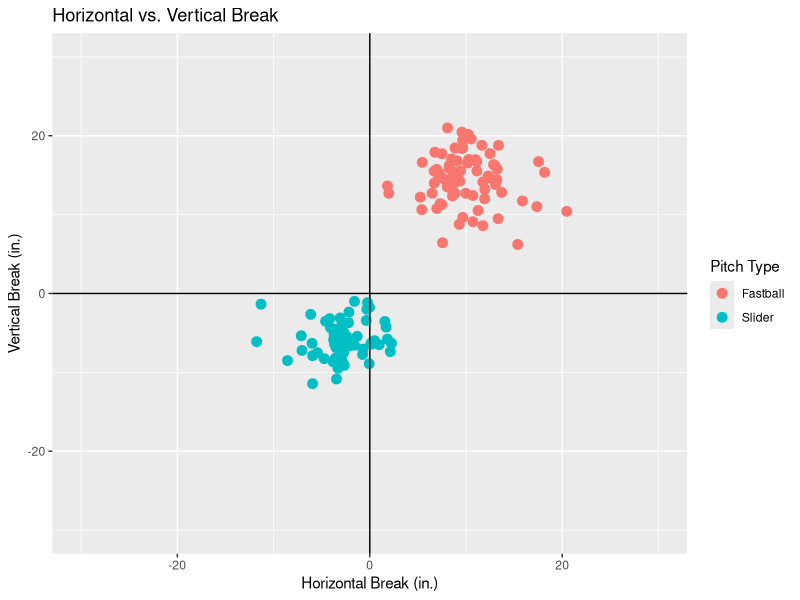
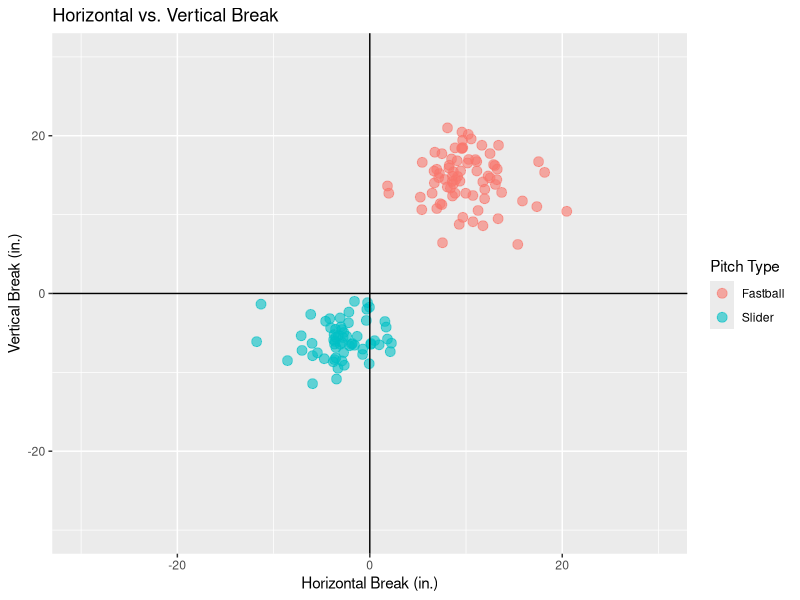

Write R code to recreate these figures, in order.
## ---- chunk 1
knitr::opts_chunk$set(echo = TRUE)
## ---- chunk 2

library(dplyr)
library(ggplot2)
library(knitr)
library(kableExtra)
library(gridExtra)

dat <- read.csv("sample.csv")

## ---- chunk 3

# Editing pitch types
dat1 <- dat %>% 
  mutate(PitchType = case_when(InducedVertBreak < 0 ~ "Slider",
                               RelSpeed > 88 ~ "Fastball",
                              TRUE ~ "Changeup"))

ggplot(dat1, aes(x = HorzBreak, y = InducedVertBreak, 
                 color = PitchType)) +
  geom_point(size = 3) +
  geom_hline(yintercept = 0, color='black') +
  geom_vline(xintercept = 0, color='black') +
  xlim(-30,30) +
  ylim(-30,30) +
  labs(
    title = "Horizontal vs. Vertical Break",
    x = "Horizontal Break (in.)",
    y = "Vertical Break (in.)",
    color = "Pitch Type"
  )

## ---- chunk 4

PitchTypes <- dat1 %>%
  filter(BatterSide == "Left") %>% 
  group_by(PitchType) %>%
  summarize(count = n(),
            Strike_count = sum(PitchCall %in% c("StrikeCalled", "StrikeSwinging",
                                                "InPlay", "FoulBallNotFieldable",
                                                "FoulBallFieldable", "Undefined"))) %>% 
  mutate(Usage = paste(round((count / sum(count) * 100), 0), "%"),
         Strike_pct = paste(round((Strike_count / count * 100), 0), "%"))

PitchTypes %>%
  select(PitchType, Usage, Strike_pct) %>%
  kable(format = "latex", digits = 1, col.names = c("Pitch Type",
                                                    "Usage", "Strike %")) %>%
  kable_styling(bootstrap_options = "striped", full_width = FALSE, latex_options = "hold_position")

## ---- chunk 5

PitchTypes <- dat1 %>%
  filter(BatterSide == "Right") %>% 
  group_by(PitchType) %>%
  summarize(count = n(),
            Strike_count = sum(PitchCall %in% c("StrikeCalled", "StrikeSwinging",
                                                "InPlay", "FoulBallNotFieldable",
                                                "FoulBallFieldable", "Undefined"))) %>% 
  mutate(Usage = paste(round((count / sum(count) * 100), 0), "%"),
         Strike_pct = paste(round((Strike_count / count * 100), 0), "%"))

PitchTypes %>%
  select(PitchType, Usage, Strike_pct) %>%
  kable(format = "latex", digits = 1, col.names = c("Pitch Type",
                                                    "Usage", "Strike %")) %>%
  kable_styling(bootstrap_options = "striped", full_width = FALSE, latex_options = "hold_position")

## ---- chunk 6

PitchTypes <- dat1 %>%
  filter(BatterSide == "Left",
         Strikes == 2) %>% 
  group_by(PitchType) %>%
  summarize(count = n(),
            Strike_count = sum(PitchCall %in% c("StrikeCalled", "StrikeSwinging",
                                                "InPlay", "FoulBallNotFieldable",
                                                "FoulBallFieldable", "Undefined"))) %>% 
  mutate(Usage = paste(round((count / sum(count) * 100), 0), "%"),
         Strike_pct = paste(round((Strike_count / count * 100), 0), "%"))

PitchTypes %>%
  select(PitchType, Usage) %>%
  kable(format = "latex", digits = 1, col.names = c("Pitch Type",
                                                    "Usage")) %>%
  kable_styling(bootstrap_options = "striped", full_width = FALSE, latex_options = "hold_position")

## ---- chunk 7

PitchTypes <- dat1 %>%
  filter(BatterSide == "Right",
         Strikes == 2) %>% 
  group_by(PitchType) %>%
  summarize(count = n(),
            Strike_count = sum(PitchCall %in% c("StrikeCalled", "StrikeSwinging",
                                                "InPlay", "FoulBallNotFieldable",
                                                "FoulBallFieldable", "Undefined"))) %>% 
  mutate(Usage = paste(round((count / sum(count) * 100), 0), "%"),
         Strike_pct = paste(round((Strike_count / count * 100), 0), "%"))

PitchTypes %>%
  select(PitchType, Usage) %>%
  kable(format = "latex", digits = 1, col.names = c("Pitch Type",
                                                    "Usage")) %>%
  kable_styling(bootstrap_options = "striped", full_width = FALSE, latex_options = "hold_position")

## ---- chunk 8

PitchTypes <- dat1 %>%
  filter(BatterSide == "Left",
         Strikes == 0,
         Balls == 0) %>% 
  group_by(PitchType) %>%
  summarize(count = n(),
            Strike_count = sum(PitchCall %in% c("StrikeCalled", "StrikeSwinging",
                                                "InPlay", "FoulBallNotFieldable",
                                                "FoulBallFieldable", "Undefined"))) %>% 
  mutate(Usage = paste(round((count / sum(count) * 100), 0), "%"),
         Strike_pct = paste(round((Strike_count / count * 100), 0), "%"))

PitchTypes %>%
  select(PitchType, Usage) %>%
  kable(format = "latex", digits = 1, col.names = c("Pitch Type",
                                                    "Usage")) %>%
  kable_styling(bootstrap_options = "striped", full_width = FALSE, latex_options = "hold_position")

## ---- chunk 9

PitchTypes <- dat1 %>%
  filter(BatterSide == "Right",
         Strikes == 0,
         Balls == 0) %>% 
  group_by(PitchType) %>%
  summarize(count = n(),
            Strike_count = sum(PitchCall %in% c("StrikeCalled", "StrikeSwinging",
                                                "InPlay", "FoulBallNotFieldable",
                                                "FoulBallFieldable", "Undefined"))) %>% 
  mutate(Usage = paste(round((count / sum(count) * 100), 0), "%"),
         Strike_pct = paste(round((Strike_count / count * 100), 0), "%"))

PitchTypes %>%
  select(PitchType, Usage) %>%
  kable(format = "latex", digits = 1, col.names = c("Pitch Type",
                                                    "Usage")) %>%
  kable_styling(bootstrap_options = "striped", full_width = FALSE, latex_options = "hold_position")

## ---- chunk 10

PitchTypes <- dat1 %>%
  group_by(PitchType) %>%
  summarize(Velo_Range = paste(round(min(RelSpeed), 0), round(max(RelSpeed), 0), sep = ' - '),
            Avg_Velo = mean(RelSpeed),
            Avg_Spin = round(mean(SpinRate), 0),
            count = n(),
            Strike_count = sum(PitchCall %in% c("StrikeCalled", "StrikeSwinging",
                                                "InPlay", "FoulBallNotFieldable",
                                                "FoulBallFieldable", "Undefined"))) %>% 
  mutate(Usage = paste(round((count / sum(count) * 100), 0), "%"),
         Strike_pct = paste(round((Strike_count / count * 100), 0), "%"))

PitchTypes %>%
  select(PitchType, Velo_Range, Avg_Velo, Avg_Spin, Usage, Strike_pct) %>%
  kable(format = "latex", digits = 1, col.names = c("Pitch Type", "Velocity Range", "Avg Velocity", "Avg Spin",
                                                    "Usage", "Strike %")) %>%
  kable_styling(bootstrap_options = "striped", full_width = FALSE, latex_options = "hold_position")

## ---- chunk 11

ggplot(dat1, aes(x = HorzBreak, y = InducedVertBreak, 
                 color = PitchType)) +
  geom_point(size = 3, alpha = 0.6, pch = 19) +
  geom_hline(yintercept = 0, color='black') +
  geom_vline(xintercept = 0, color='black') +
  xlim(-30,30) +
  ylim(-30,30) +
  labs(
    title = "Horizontal vs. Vertical Break",
    x = "Horizontal Break (in.)",
    y = "Vertical Break (in.)",
    color = "Pitch Type"
  )
